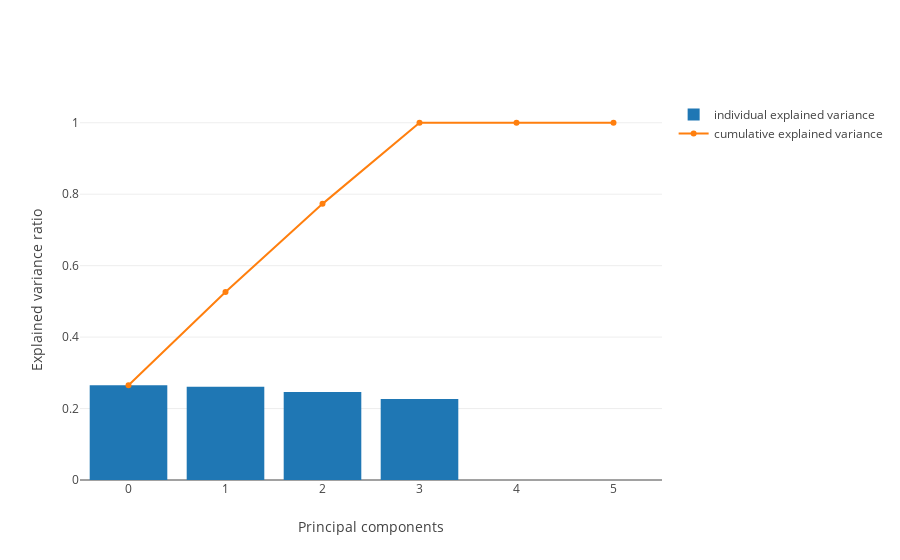

The notebook cell this image was saved under:
### Code cell
from sklearn.preprocessing import StandardScaler
# Separating out the features
x = df.loc[:, features].values
# Standardizing the features
x = StandardScaler().fit_transform(x)

from sklearn.decomposition import PCA

pca = PCA(n_components=6)
X_pca = pca.fit(x)
plot_explained_variance(pca)

### Figure 1 — Plotly figure (JSON) as saved in the notebook; plotly's stock layout.template omitted (floating-point values rounded to 4 significant figures)
{"data": [{"name": "individual explained variance", "type": "bar", "uid": "b7908edc-c777-11e8-a5e1-a45e60ec47a7", "y": [0.265, 0.2613, 0.2467, 0.2271, 7.756e-34, 0]}, {"name": "cumulative explained variance", "type": "scatter", "uid": "b7909062-c777-11e8-abea-a45e60ec47a7", "y": [0.265, 0.5263, 0.7729, 1.0, 1.0, 1.0]}], "layout": {"xaxis": {"title": "Principal components"}, "yaxis": {"title": "Explained variance ratio"}}}
